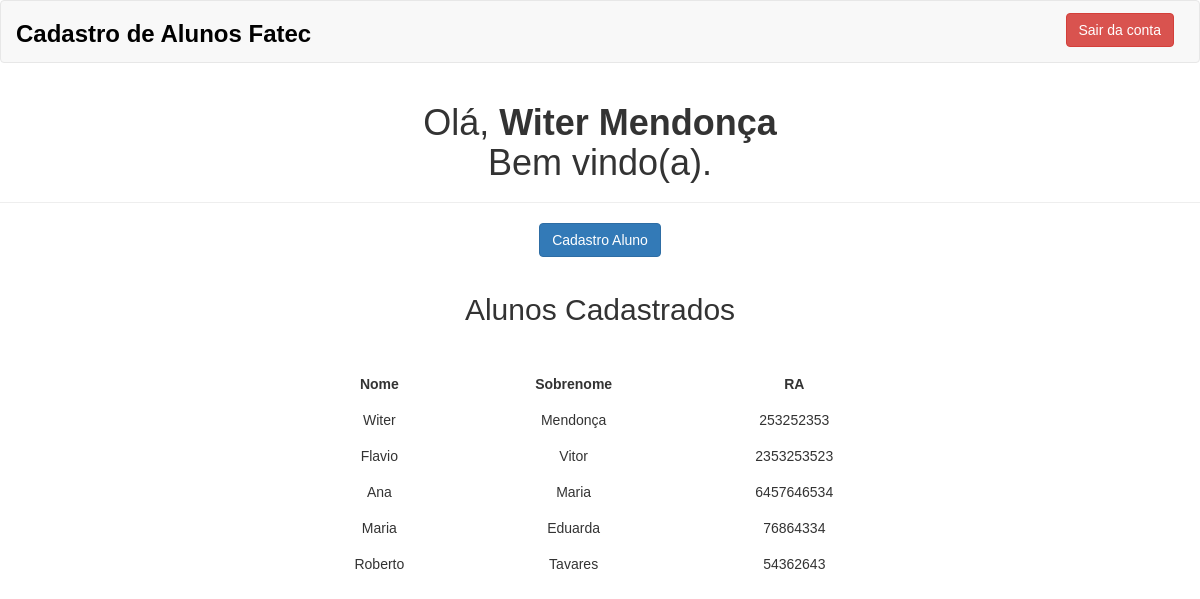
/inicio.php (signed in), run on the app's committed database.
### tables this page shows
CREATE TABLE `aluno` (
  `id` int(11) NOT NULL,
  `nome` varchar(50) NOT NULL,
  `sobrenome` varchar(50) NOT NULL,
  `ra` varchar(50) NOT NULL
);

### banco/Database.php (called while the page is built, shortened)
<?php
class Database{
  private $table;
  private $connection;
  public function __construct($table = null){
    $this->table = $table;
  }
  private function setConnection(){
    $this->connection = new mysqli(self::SERVERNAME, self::USERNAME, self::PASS, self::DBNAME);
  }
  public function select($where = null, $order = null, $limit = null, $fields = '*'){
    $where = strlen($where) ? 'WHERE '.$where : '';
    $order = strlen($order) ? 'ORDER BY '.$order : '';
    $limit = strlen($limit) ? 'LIMIT '.$limit : '';
    $query = 'SELECT '.$fields.' FROM '.$this->table.' '.$where.' '.$order.' '.$limit;
    $result = $this->connection->query($query);
    return $result;
  }
}

### entidade/Aluno.php (called while the page is built, shortened)
<?php
require_once './banco/Database.php';
class Aluno{
    public static function getAll(){
    return (new Database('aluno'))->select();
    }
}

### inicio.php (the view, shortened to what this page needs)
<!DOCTYPE html>
<html lang="pt_BR">
<head>
    <link rel="stylesheet" href="https://maxcdn.bootstrapcdn.com/bootstrap/3.3.7/css/bootstrap.css">
</head>
<body>
    <nav class="navbar navbar-default">
        <div class="container-fluid">
            <div class="navbar-header">
                <h3 class=" text-black">Cadastro de Alunos Fatec</h3>
            </div>
            <div class="btn-right ">
                <a href="logout.php" class="btn btn-danger">Sair da conta</a>
            </div>
        </div>
    </nav>
    <div class="page-header">
        <h1>Olá, <b><?php echo htmlspecialchars($_SESSION["usuario"]); ?>
        <br>
        </b>Bem vindo(a).</h1>
    </div>
    <p>
        <a href="cadastro.php" class="btn btn-primary">Cadastro Aluno</a>
        <br><br>
    </p>
    <h2>Alunos Cadastrados</h2>
    <div class="wrapper">
        <section class="aluno">
            <table class="data-table">
                <thead>
                    <tr>
                        <th class="text-center">Nome</th>
                        <th class="text-center">Sobrenome</th>
                        <th class="text-center">RA</th>
                    </tr>
                </thead>
                <tbody>
                    <?php
                        require_once('entidade/Aluno.php');
                        $aluno = new Aluno();
                        $alunos = $aluno->getAll();
                        foreach($alunos as $line){
                            $nome = $line['nome'];
                            $sobrenome = $line['sobrenome'];
                            $ra = $line['ra'];
                            echo "<tr><td>$nome</td><td>$sobrenome</td><td>$ra</td></tr>";
                        }
                    ?>
                </tbody>
            </table>
        </section>
    </div>
</body>
</html>

### inicio.php (style rules this page uses)
body { font: 14px sans-serif; text-align: center; }
.text-black { color: black !important; font-weight: bold; margin-bottom: 15px; }
.btn-right { float: right !important; margin-right: 10px; margin-top: 12px; }
.wrapper { width: 650px; padding: 20px; margin: auto; margin-top: 20px; }
.data-table { width: 100%; }
table thead th { padding: 1rem 2rem; text-align: left; }
table tbody td { padding: 1rem 2rem; }

### data on the page
aluno: nome "Witer", sobrenome "Mendonça", ra "253252353"
aluno: nome "Flavio", sobrenome "Vitor", ra "2353253523"
aluno: nome "Ana", sobrenome "Maria", ra "6457646534"
aluno: nome "Maria", sobrenome "Eduarda", ra "76864334"
aluno: nome "Roberto", sobrenome "Tavares", ra "54362643"

### other printed values
$_SESSION["usuario"] "Witer Mendonça"
